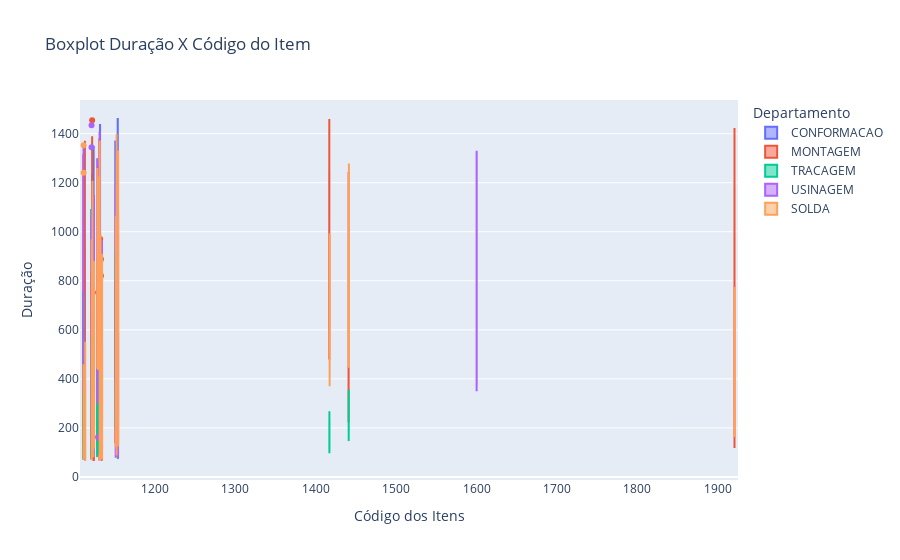

The notebook cell saved with this chart:
### Markdown cell above
#### Boxplot Duração X Código do Item (considerando apenas os itens mais frequentes)
----

### Code cell
# Criando o gráfico de boxplot
fig = px.box(
    data_frame=mais_frequentes,
    x="Item.Cod",  # Equivalente ao eixo x no R
    y="HorasUnit",  # Equivalente ao eixo y no R
    color="Depart",  # Agrupamento por cor
    title="Boxplot Duração X Código do Item",  # Título do gráfico
    labels={"Item.Cod": "Código dos Itens", "HorasUnit": "Duração (Horas Unitárias)", "Depart": "Departamento"}
)

# Ajustando o layout
fig.update_layout(
    boxmode="group",  # Agrupamento dos boxplots lado a lado
    yaxis=dict(title="Duração")  # Título do eixo Y
)

# Mostrando o gráfico
fig.show()

### Figure 1 — Plotly figure (JSON) as saved in the notebook; plotly's stock layout.template omitted (floating-point values rounded to 4 significant figures; data arrays with more than 128 entries replaced by an {"elided": "..."} marker saying what was removed)
{"data": [{"alignmentgroup": "True", "hovertemplate": "Departamento=CONFORMACAO<br>Código dos Itens=%{x}<br>Duração (Horas Unitárias)=%{y}<extra></extra>", "legendgroup": "CONFORMACAO", "marker": {"color": "#636efa"}, "name": "CONFORMACAO", "notched": false, "offsetgroup": "CONFORMACAO", "orientation": "v", "showlegend": true, "type": "box", "x": [1123, 1124, 1132, 1132, 1124, 1132, 1121, 1122, 1124, 1131, 1132, 1134, 1121, 1122, 1124, 1131, 1132, 1134, 1123, 1132, 1123, 1123, 1124, 1132, 1123, 1124, 1132, 1132, 1132, 1132, 1123, 1132, 1132, 1132, 1111, 1121, 1122, 1124, 1128, 1132, 1152, 1132, 1124, 1132, 1123, 1124, 1132, 1123, 1132, 1123, 1132, 1123, 1132, 1132, 1132, 1132, 1132, 1132, 1132, 1132, 1132, 1124, 1132, 1123, 1132, 1132, 1123, 1132, 1123, 1132, 1123, 1132, 1132, 1132, 1132, 1124, 1152, 1128, 1128, 1134, 1129, 1152, 1128, 1129, 1131, 1121, 1111, 1131, 1121, 1111, 1121, 1129, 1111, 1131, 1134, 1151, 1154, 1154, 1151, 1134, 1151, 1122, 1122, 1124, 1154, 1122, 1124, 1132, 1132, 1124, 1132], "x0": " ", "xaxis": "x", "y": [null, 66, null, null, null, null, null, null, 128, null, 371, null, 82, 96, 689, null, 418, null, null, null, 191, null, 66, null, 328, 1055, null, null, null, null, 1009, null, null, null, 259, 1093, 985, null, null, null, null, null, null, null, 501, null, null, 1030, 1440, 1092, 263, 520, 520, null, null, null, 842, null, null, 416, 1200, 868, null, null, null, null, null, null, null, null, null, null, null, null, null, 1198, null, null, null, null, 88, null, 80, 440, 456, 490, 553, 130, 170, 195, 574, 612, 758, 760, 650, 1368, 1460, 300, 395, null, null, null, 1236, 1350, null, null, null, null, null, null, null], "y0": " ", "yaxis": "y"}, {"alignmentgroup": "True", "hovertemplate": "Departamento=MONTAGEM<br>Código dos Itens=%{x}<br>Duração (Horas Unitárias)=%{y}<extra></extra>", "legendgroup": "MONTAGEM", "marker": {"color": "#EF553B"}, "name": "MONTAGEM", "notched": false, "offsetgroup": "MONTAGEM", "orientation": "v", "showlegend": true, "type": "box", "x": {"elided": "337 int values"}, "x0": " ", "xaxis": "x", "y": {"elided": "337 float values"}, "y0": " ", "yaxis": "y"}, {"alignmentgroup": "True", "hovertemplate": "Departamento=TRACAGEM<br>Código dos Itens=%{x}<br>Duração (Horas Unitárias)=%{y}<extra></extra>", "legendgroup": "TRACAGEM", "marker": {"color": "#00cc96"}, "name": "TRACAGEM", "notched": false, "offsetgroup": "TRACAGEM", "orientation": "v", "showlegend": true, "type": "box", "x": {"elided": "267 int values"}, "x0": " ", "xaxis": "x", "y": {"elided": "267 float values"}, "y0": " ", "yaxis": "y"}, {"alignmentgroup": "True", "hovertemplate": "Departamento=USINAGEM<br>Código dos Itens=%{x}<br>Duração (Horas Unitárias)=%{y}<extra></extra>", "legendgroup": "USINAGEM", "marker": {"color": "#ab63fa"}, "name": "USINAGEM", "notched": false, "offsetgroup": "USINAGEM", "orientation": "v", "showlegend": true, "type": "box", "x": {"elided": "260 int values"}, "x0": " ", "xaxis": "x", "y": {"elided": "260 float values"}, "y0": " ", "yaxis": "y"}, {"alignmentgroup": "True", "hovertemplate": "Departamento=SOLDA<br>Código dos Itens=%{x}<br>Duração (Horas Unitárias)=%{y}<extra></extra>", "legendgroup": "SOLDA", "marker": {"color": "#FFA15A"}, "name": "SOLDA", "notched": false, "offsetgroup": "SOLDA", "orientation": "v", "showlegend": true, "type": "box", "x": {"elided": "284 int values"}, "x0": " ", "xaxis": "x", "y": {"elided": "284 float values"}, "y0": " ", "yaxis": "y"}], "layout": {"boxmode": "group", "legend": {"title": {"text": "Departamento"}, "tracegroupgap": 0}, "title": {"text": "Boxplot Duração X Código do Item"}, "xaxis": {"anchor": "y", "domain": [0, 1], "title": {"text": "Código dos Itens"}}, "yaxis": {"anchor": "x", "domain": [0, 1], "title": {"text": "Duração"}}}}
